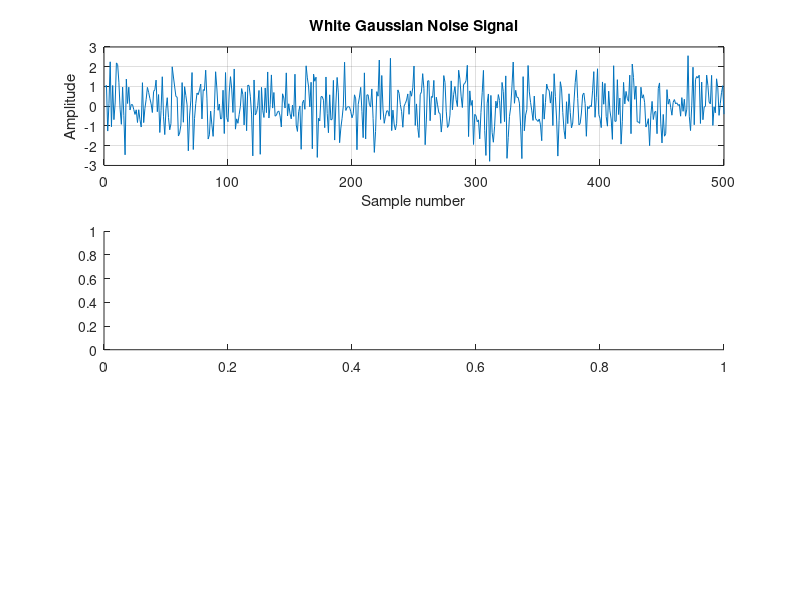

MATLAB code to generate this figure: (Note: this script raises an error after producing the figure.)
clc;
clear;
close all;

% Number of random samples
N = 10000;

% Generate white Gaussian noise
noise = randn(1, N);

% Calculate statistical properties
sample_mean = mean(noise);
sample_variance = var(noise);
sample_std = std(noise);

% Calculate minimum and maximum values
minimum_value = min(noise);
maximum_value = max(noise);

% Display calculated values
fprintf('Number of samples = %d\n', N);
fprintf('Sample mean = %.6f\n', sample_mean);
fprintf('Sample variance = %.6f\n', sample_variance);
fprintf('Sample standard deviation = %.6f\n', sample_std);
fprintf('Minimum value = %.6f\n', minimum_value);
fprintf('Maximum value = %.6f\n', maximum_value);

% Theoretical values
theoretical_mean = 0;
theoretical_variance = 1;
theoretical_std = 1;

fprintf('\nTheoretical mean = %.1f\n', theoretical_mean);
fprintf('Theoretical variance = %.1f\n', theoretical_variance);
fprintf('Theoretical standard deviation = %.1f\n', theoretical_std);

% Calculate errors from theoretical values
mean_error = abs(sample_mean - theoretical_mean);
variance_error = abs(sample_variance - theoretical_variance);
std_error = abs(sample_std - theoretical_std);

fprintf('\nMean error = %.6f\n', mean_error);
fprintf('Variance error = %.6f\n', variance_error);
fprintf('Standard deviation error = %.6f\n', std_error);

% Autocorrelation
[autocorrelation, lag] = xcorr(noise, 50, 'biased');

% Plot
figure;

% Show first 500 noise samples
subplot(3,1,1);
plot(1:500, noise(1:500));
title('White Gaussian Noise Signal');
xlabel('Sample number');
ylabel('Amplitude');
grid on;

% Histogram
subplot(3,1,2);
histogram(noise, 50, 'Normalization', 'pdf');
title('Histogram of White Gaussian Noise');
xlabel('Amplitude');
ylabel('Probability density');
grid on;

% Autocorrelation
subplot(3,1,3);
stem(lag, autocorrelation, 'filled');
title('Autocorrelation of White Gaussian Noise');
xlabel('Lag');
ylabel('Autocorrelation');
grid on;

drawnow;
